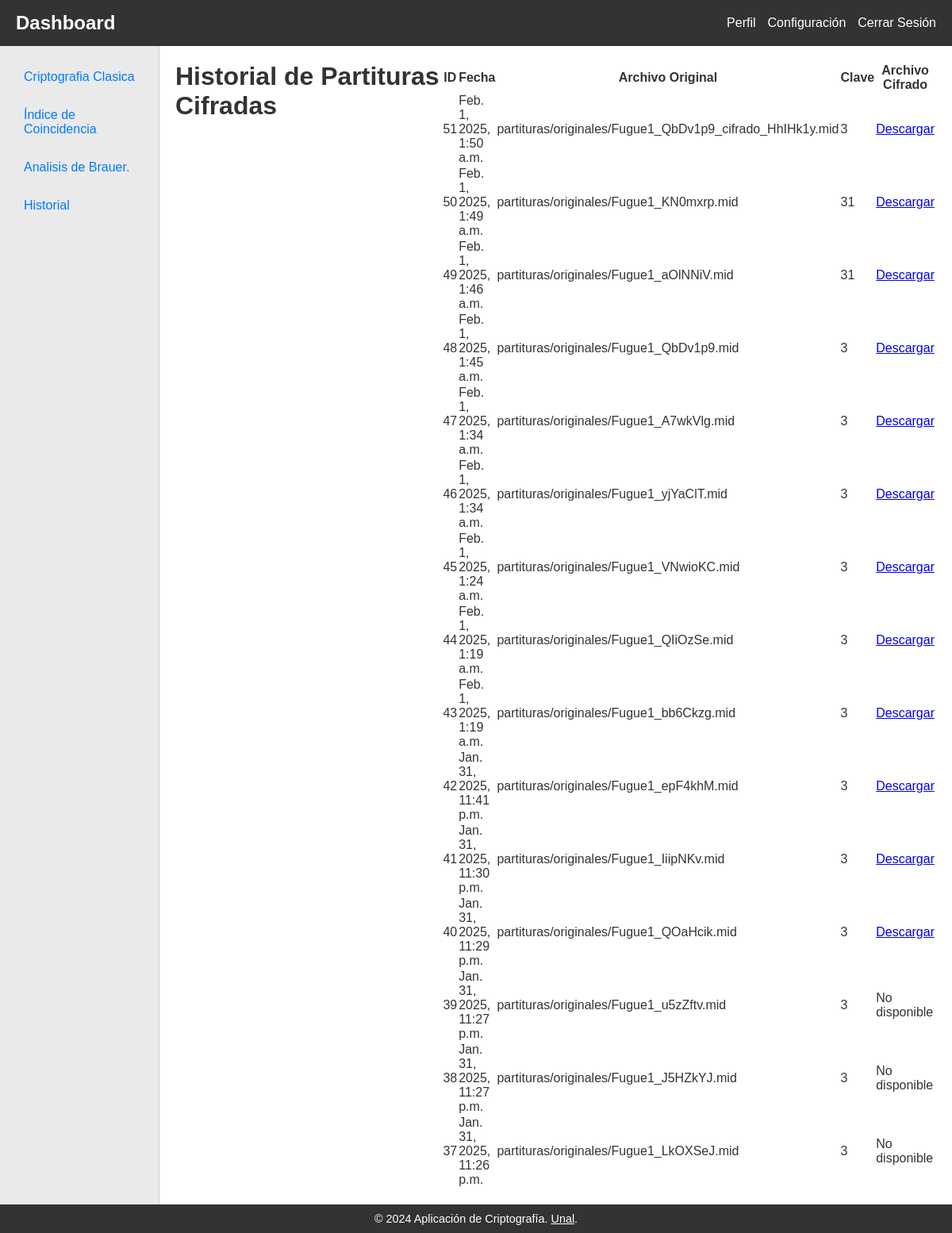
Screenshot of /dashboard/modulo/cifrado_musical/historial/ (signed in) with the database file from the repository.
### cifrado_musical/models.py (models this page shows, shortened)
class PartituraCifrada(models.Model):
    usuario = models.ForeignKey(User, on_delete=models.CASCADE)
    archivo_original = models.FileField(upload_to='partituras/originales/')
    clave = models.IntegerField()
    archivo_cifrado = models.FileField(upload_to='partituras/cifradas/', blank=True, null=True)
    fecha_creacion = models.DateTimeField(auto_now_add=True)

### cifrado_musical/views.py (the view)
# urls.py: path('historial/', views.historial_partituras_view, name='historial'),
@login_required
def historial_partituras_view(request):
    datos = PartituraCifrada.objects.filter(usuario=request.user).order_by('-fecha_creacion')
    return render(request, 'cifrado_musical/historial.html', {'datos': datos})

### cifrado_musical/templates/cifrado_musical/historial.html
{% extends "dashboard/index.html" %}
{% block content %}
<div class="container mt-4">
    <h1 class="text-center">Historial de Partituras Cifradas</h1>
    {% if datos %}
    <table class="table table-striped mt-4">
        <thead>
            <tr>
                <th>ID</th>
                <th>Fecha</th>
                <th>Archivo Original</th>
                <th>Clave</th>
                <th>Archivo Cifrado</th>
            </tr>
        </thead>
        <tbody>
            {% for partitura in datos %}
            <tr>
                <td>{{ partitura.id }}</td>
                <td>{{ partitura.fecha_creacion }}</td>
                <td>{{ partitura.archivo_original }}</td>
                <td>{{ partitura.clave }}</td>
                <td>
                    {% if partitura.archivo_cifrado %}
                    <a href="{{ partitura.archivo_cifrado.url }}" download class="btn btn-primary">Descargar</a>
                    {% else %}
                    No disponible
                    {% endif %}
                </td>
            </tr>
            {% endfor %}
        </tbody>
    </table>
    {% else %}
    <p class="text-center">No hay partituras cifradas aún.</p>
    {% endif %}
</div>
{% endblock %}

### AppCriptografia/dashboard/templates/dashboard/index.html (style rules this page uses)
* { margin: 0; padding: 0; box-sizing: border-box; font-family: 'Arial', sans-serif; }
body { background-color: #f4f4f9; color: #333; display: flex; flex-direction: column; min-height: 100vh; }
.container { display: flex; flex: 1; }

### rows the page displays
PartituraCifrada: id "51", fecha_creacion "Feb. 1, 2025, 1:50 a.m.", archivo_original "partituras/originales/Fugue1_QbDv1p9_cifrado_HhIHk1y.mid", clave "3"
PartituraCifrada: id "50", fecha_creacion "Feb. 1, 2025, 1:49 a.m.", archivo_original "partituras/originales/Fugue1_KN0mxrp.mid", clave "31"
PartituraCifrada: id "49", fecha_creacion "Feb. 1, 2025, 1:46 a.m.", archivo_original "partituras/originales/Fugue1_aOlNNiV.mid", clave "31"
PartituraCifrada: id "48", fecha_creacion "Feb. 1, 2025, 1:45 a.m.", archivo_original "partituras/originales/Fugue1_QbDv1p9.mid", clave "3"
PartituraCifrada: id "47", fecha_creacion "Feb. 1, 2025, 1:34 a.m.", archivo_original "partituras/originales/Fugue1_A7wkVlg.mid", clave "3"
PartituraCifrada: id "46", fecha_creacion "Feb. 1, 2025, 1:34 a.m.", archivo_original "partituras/originales/Fugue1_yjYaClT.mid", clave "3"
PartituraCifrada: id "45", fecha_creacion "Feb. 1, 2025, 1:24 a.m.", archivo_original "partituras/originales/Fugue1_VNwioKC.mid", clave "3"
PartituraCifrada: id "44", fecha_creacion "Feb. 1, 2025, 1:19 a.m.", archivo_original "partituras/originales/Fugue1_QIiOzSe.mid", clave "3"
PartituraCifrada: id "43", fecha_creacion "Feb. 1, 2025, 1:19 a.m.", archivo_original "partituras/originales/Fugue1_bb6Ckzg.mid", clave "3"
PartituraCifrada: id "42", fecha_creacion "Jan. 31, 2025, 11:41 p.m.", archivo_original "partituras/originales/Fugue1_epF4khM.mid", clave "3"
PartituraCifrada: id "41", fecha_creacion "Jan. 31, 2025, 11:30 p.m.", archivo_original "partituras/originales/Fugue1_IiipNKv.mid", clave "3"
PartituraCifrada: id "40", fecha_creacion "Jan. 31, 2025, 11:29 p.m.", archivo_original "partituras/originales/Fugue1_QOaHcik.mid", clave "3"
PartituraCifrada: id "39", fecha_creacion "Jan. 31, 2025, 11:27 p.m.", archivo_original "partituras/originales/Fugue1_u5zZftv.mid", clave "3", archivo_cifrado "No disponible"
PartituraCifrada: id "38", fecha_creacion "Jan. 31, 2025, 11:27 p.m.", archivo_original "partituras/originales/Fugue1_J5HZkYJ.mid", clave "3", archivo_cifrado "No disponible"
PartituraCifrada: id "37", fecha_creacion "Jan. 31, 2025, 11:26 p.m.", archivo_original "partituras/originales/Fugue1_LkOXSeJ.mid", clave "3", archivo_cifrado "No disponible"
